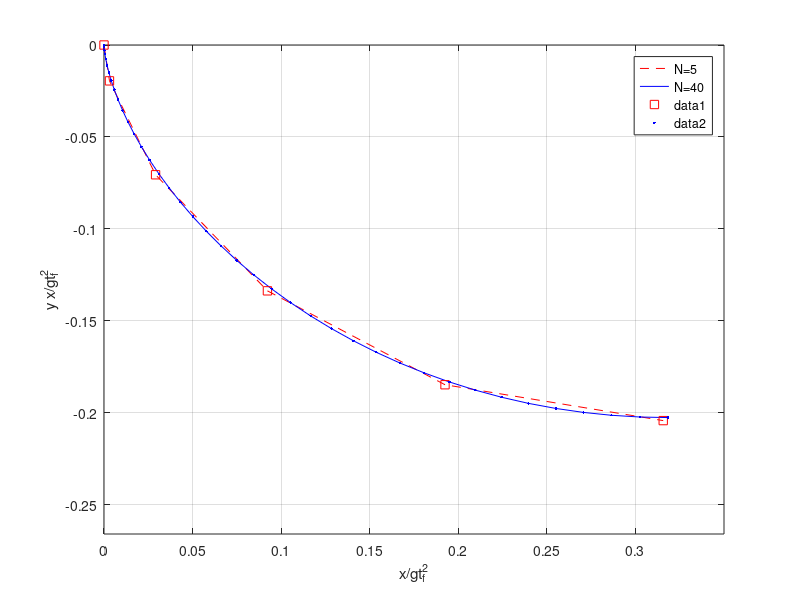

Here is the MATLAB script that generated this plot: (Note: this script raises an error after producing the figure.)
% Script f02_02.m; DVDP for max range with gravity; v in g*tf, (x,y)
% in g*tf^2;  	                               12/92, 11/96, 3/23/02
%
clear; N=5; d=2*N*sin(pi/(4*N)); n=cos(pi/(4*N))/(2*N*d);
for i=1:N, ga(i)=(pi/2)*(1-(i-.5)/N); end
for i=1:N+1,   
 x(i)=n*(i-1-sin(pi*(i-1)/N)/(2*sin(pi/(2*N))));
 y(i)=(n/(2*sin(pi/(2*N))))*(1-cos(pi*(i-1)/N));
end; g1h=[ga ga(N)]; t1=[0:1/N:1];  
%
N=40; d=2*N*sin(pi/(4*N)); n=cos(pi/(4*N))/(2*N*d);
for i=1:N, ga(i)=(pi/2)*(1-(i-.5)/N); end
for i=1:N+1,   
 x1(i)=n*(i-1-sin(pi*(i-1)/N)/(2*sin(pi/(2*N))));
 y1(i)=(n/(2*sin(pi/(2*N))))*(1-cos(pi*(i-1)/N));
end; g2h=[ga ga(N)]; t2=[0:1/N:1];
%
figure(1); clf; plot(x,-y,'r--',x1,-y1,'b'); grid; hold on 
axis([0 .35 -.266 0]); xlabel('x/gt_f^2'); ylabel('y x/gt_f^2');
legend('N=5','N=40'); plot(x,-y,'rs',x1,-y1,'b.'); hold off
%print -deps2 \book_do\figures\f02_02
%
figure(2); clf; zohplot(t1,2*g1h/pi,'r--'); hold on
zohplot(t2,2*g2h/pi,'b'); grid; hold off; axis([0 1 0 1])
xlabel('t/tf'); ylabel('\gamma /(\pi/2)'); legend('N=5','N=40') 
%print -deps2 \book_do\figures\f02_03
